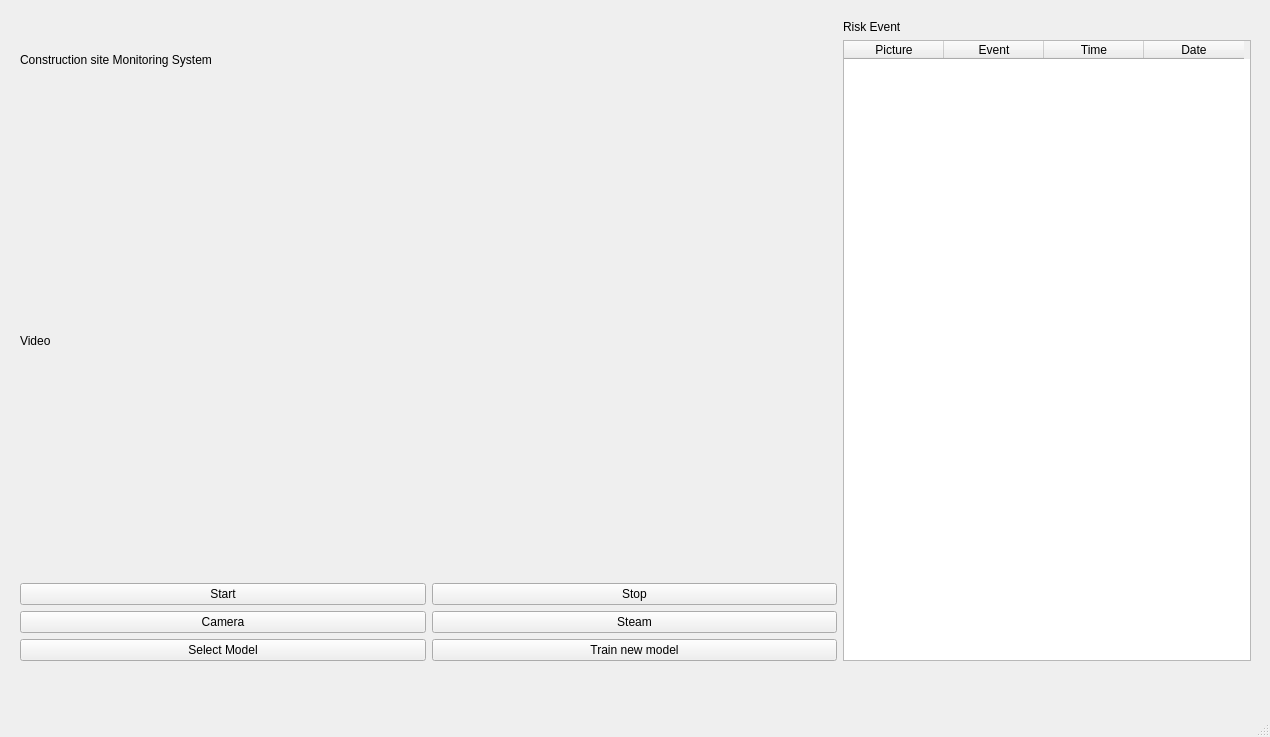
<?xml version="1.0" encoding="UTF-8"?>
<ui version="4.0">
 <class>MainWindow</class>
 <widget class="QMainWindow" name="MainWindow">
  <property name="geometry">
   <rect>
    <x>0</x>
    <y>0</y>
    <width>1270</width>
    <height>737</height>
   </rect>
  </property>
  <property name="windowTitle">
   <string>MainWindow</string>
  </property>
  <widget class="QWidget" name="centralwidget">
   <widget class="QWidget" name="horizontalLayoutWidget">
    <property name="geometry">
     <rect>
      <x>20</x>
      <y>20</y>
      <width>1231</width>
      <height>641</height>
     </rect>
    </property>
    <layout class="QHBoxLayout" name="horizontalLayout">
     <property name="spacing">
      <number>6</number>
     </property>
     <item>
      <layout class="QHBoxLayout" name="horizontalLayout_mainWindow" stretch="8,4">
       <item>
        <layout class="QVBoxLayout" name="verticalLayout_videoSection" stretch="1,6,3">
         <item>
          <widget class="QLabel" name="label_Title">
           <property name="text">
            <string>Construction site Monitoring System</string>
           </property>
           <property name="textFormat">
            <enum>Qt::AutoText</enum>
           </property>
          </widget>
         </item>
         <item>
          <widget class="QLabel" name="label_videoPlaceHolder">
           <property name="text">
            <string>Video</string>
           </property>
          </widget>
         </item>
         <item>
          <layout class="QGridLayout" name="gridLayout_buttonSection">
           <item row="1" column="1">
            <widget class="QPushButton" name="pushButton_4">
             <property name="text">
              <string>Steam</string>
             </property>
            </widget>
           </item>
           <item row="1" column="0">
            <widget class="QPushButton" name="pushButton_2">
             <property name="text">
              <string>Camera</string>
             </property>
            </widget>
           </item>
           <item row="0" column="0">
            <widget class="QPushButton" name="pushButton_start">
             <property name="text">
              <string>Start</string>
             </property>
            </widget>
           </item>
           <item row="0" column="1">
            <widget class="QPushButton" name="pushButton_stop">
             <property name="text">
              <string>Stop</string>
             </property>
            </widget>
           </item>
           <item row="2" column="0">
            <widget class="QPushButton" name="pushButton_3">
             <property name="text">
              <string>Select Model</string>
             </property>
            </widget>
           </item>
           <item row="2" column="1">
            <widget class="QPushButton" name="pushButton">
             <property name="text">
              <string>Train new model</string>
             </property>
            </widget>
           </item>
          </layout>
         </item>
        </layout>
       </item>
       <item>
        <layout class="QVBoxLayout" name="verticalLayout_riskEventSection">
         <item>
          <widget class="QLabel" name="label_RiskEvent">
           <property name="text">
            <string>Risk Event</string>
           </property>
          </widget>
         </item>
         <item>
          <widget class="QTableWidget" name="tableWidget_eventDisplaySection">
           <column>
            <property name="text">
             <string>Picture</string>
            </property>
           </column>
           <column>
            <property name="text">
             <string>Event</string>
            </property>
           </column>
           <column>
            <property name="text">
             <string>Time</string>
            </property>
           </column>
           <column>
            <property name="text">
             <string>Date</string>
            </property>
           </column>
          </widget>
         </item>
        </layout>
       </item>
      </layout>
     </item>
    </layout>
   </widget>
  </widget>
  <widget class="QMenuBar" name="menubar">
   <property name="geometry">
    <rect>
     <x>0</x>
     <y>0</y>
     <width>1270</width>
     <height>21</height>
    </rect>
   </property>
  </widget>
  <widget class="QStatusBar" name="statusbar"/>
 </widget>
 <resources/>
 <connections/>
</ui>
